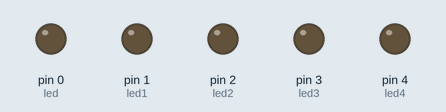
Simulated run of this sketch. Board: Arduino Uno, built with avr-gcc and run on an emulated ATmega328P. Parts: output pins drawn as LEDs (lit = HIGH).

Above: at 1.9 s.
At 7.5 s:
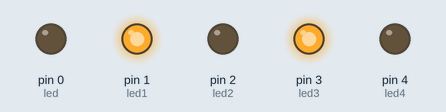
At 13.5 s:
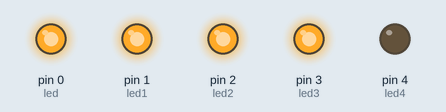
At 26.5 s:
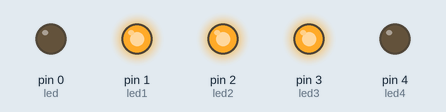
At 31.8 s:
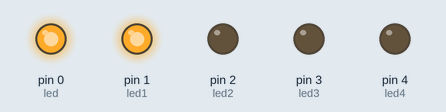
At 37.0 s:
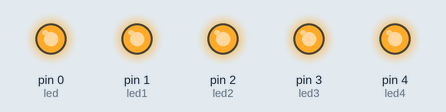
Timing chart, 0 to 40.0 s (numbered marks = the images above):
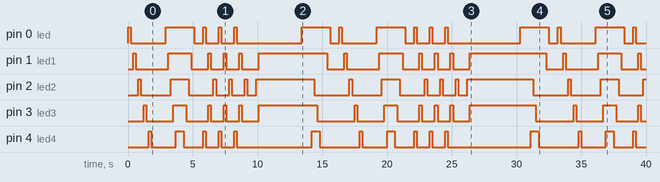

Measured:
- by itself, pin 0 (led): LOW → HIGH at 0.00 s, → LOW 0.20 s later, → HIGH 2.7 s later, → LOW 2.2 s later, … (30 changes in this stretch)
- by itself, pin 2 (led2): LOW → HIGH at 0.80 s, → LOW 0.20 s later, → HIGH 2.3 s later, → LOW 1.4 s later, … (29 changes in this stretch)
- by itself, pin 3 (led3): LOW → HIGH at 1.2 s, → LOW 0.20 s later, → HIGH 2.1 s later, → LOW 1.0 s later, … (30 changes in this stretch)
- by itself, pin 1 (led1): repeats every 16.3 s: LOW 2.5 s, HIGH 1.8 s, LOW 1.3 s, 2 × (HIGH 0.20 s, LOW 1.0 s), HIGH 0.20 s, LOW 1.3 s, HIGH 5.3 s, LOW 1.3 s, HIGH 0.20 s
- by itself, pin 4 (led4): repeats every 16.3 s: LOW 1.9 s, HIGH 0.60 s, LOW 1.5 s, 2 × (HIGH 0.20 s, LOW 1.0 s), HIGH 0.20 s, LOW 5.8 s, HIGH 0.60 s, LOW 3.1 s, HIGH 0.20 s

The sketch:

Sanchez_Deber.ino
```cpp
int tiempo=200; // retraso, tiempo
int i=0; //contador
int leds[5]={0,1,2,3,4}; //vector posicion de leds
int led=0; //habilitar el led
int led1=1;  //habilitar el led
int led2=2;    //habilitar el led
int led3=3;    //habilitar el led
int led4=4;   //habilitar el led
int j=0;      //contador

void setup() {
  for (i=0;i<5;i++){   // orden de salidas
    pinMode(leds[i],OUTPUT);   //pines declarados de salida
  }
}

void loop() {
  juego1();  //ejecutar las instrucciones de su juego
  delay(500);
  juego2();   //ejecutar las instrucciones de su juego
  delay(500);
  juego3();   //ejecutar las instrucciones de su juego
  delay(500);
  juego4();    //ejecutar las instrucciones de su juego
  delay(500);
  juego5();   //ejecutar las instrucciones de su juego
  delay(500);
  }

void juego1(){
  for(i=0;i<=5;i++){   //ciclo ascendente del juego
    digitalWrite(i,HIGH);  //encender leds
    delay(200);   //retardo
    digitalWrite(i,LOW);  //apagar leds
    delay(200);   //retardo
  }
}

void juego2(){
  for(i=0;i<=5;i++){  //ciclo ascendente del juego
    digitalWrite(leds[i],HIGH);   //encender leds
    delay(tiempo);    //retraso
  }
  for(i=5;i>=0;i--){     //ciclo descendente del juego
    digitalWrite(leds[i],LOW);   //apagado de leds
    delay(tiempo);     //retraso
  }
}

  void juego3(){
    for(;i<2;i++){     //ciclo ascendente del juego
      digitalWrite(led,HIGH);    // encender el led indicado
      digitalWrite(led4,HIGH);   //encender el led indicado
      delay(200);
      digitalWrite(led,LOW);     // apagar el led indicado
      digitalWrite(led4,LOW);    // apagar el led indicado
      delay(200);
      digitalWrite(led1,HIGH);   // encender el led indicado
      digitalWrite(led3,HIGH);   // encender el led indicado
      delay(200);
      digitalWrite(led1,LOW);   // apagar el led indicado
      digitalWrite(led3,LOW);   // apagar el led indicado
      delay(200);
      digitalWrite(led2,HIGH);    // encender el led indicado
      delay(200);
      digitalWrite(led2,LOW);    // apagar el led indicado
      delay(200);
  }
}

void juego4(){
  for(;j<5;j++){   //ciclo ascendente del juego
    digitalWrite(led2,HIGH);    // encender el led indicado
    delay(200);
    digitalWrite(led1,HIGH);    // encender el led indicado
    digitalWrite(led3,HIGH);     // encender el led indicado
    delay(200);
    digitalWrite(led,LOW);     // apagar el led indicado
    digitalWrite(led4,LOW);    // eapagar el led indicado
    delay(200);
  }
}

void juego5(){
  int l=5;      //contador
  for(;i<3;i++){    //repeticion del juego
    for(j=0;j<5;j++){   //ciclo ascendente del juego
      digitalWrite(leds[j],HIGH);       // encender el led indicado
      delay(200);     // apagar el led indicado
    }
    for(j=1;j>5;j--){   //ciclo descendenete del juego
      digitalWrite(leds[j],HIGH);     //encender leds
      delay(200);
    }
    for(j=2;j<=4;j++){       //ciclo ascendente del juego
       digitalWrite(leds[j],LOW);    //apagar leds
       delay(200);
    }
    for(j=3;j>=0;j--){     //ciclo descendente del juego
       digitalWrite(leds[j],LOW);   //apagar leds
       delay(200);    //retraso
    }
  }
}
```
